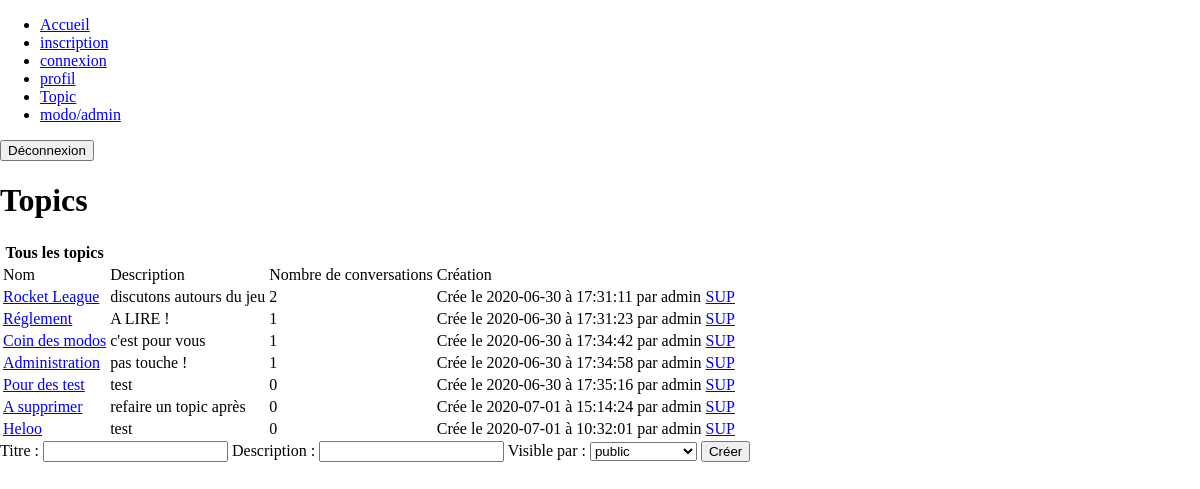
Screenshot of /topic.php (signed in) with the database file from the repository.
### tables this page shows
CREATE TABLE IF NOT EXISTS `topics` (
  `id` int(11) NOT NULL AUTO_INCREMENT,
  `id_utilisateur` int(11) NOT NULL,
  `titre` varchar(140) NOT NULL,
  `description` varchar(255) NOT NULL,
  `id_confidentialite` int(11) NOT NULL,
  `date` datetime NOT NULL DEFAULT current_timestamp(),
  PRIMARY KEY (`id`)
);

CREATE TABLE IF NOT EXISTS `utilisateurs` (
  `id` int(11) NOT NULL AUTO_INCREMENT,
  `login` varchar(80) NOT NULL,
  `mdp` varchar(80) NOT NULL,
  `nom` varchar(255) NOT NULL,
  `prenom` varchar(255) NOT NULL,
  `mail` varchar(255) NOT NULL,
  `avatar` varchar(255) DEFAULT NULL,
  `id_confidentialite` int(11) NOT NULL DEFAULT 2,
  PRIMARY KEY (`id`)
);

### include/php_topic.php (called while the page is built, shortened)
<?php
    require_once 'fonctions/fonction_global.php';
    require_once 'fonctions/fonction_topic.php';
    $connexionbdd = connexionbdd();
    $requete_rang = "SELECT * FROM confidentialite";
    $query_rang = mysqli_query($connexionbdd, $requete_rang);
            if(isset($_SESSION["id_confidentialite"]) && ($_SESSION["id_confidentialite"]==3 || $_SESSION["id_confidentialite"]==4))
                {
                    $requete_topic = "SELECT * FROM utilisateurs INNER JOIN topics ON topics.id_utilisateur=utilisateurs.id";
                }
    $query_topic = mysqli_query($connexionbdd, $requete_topic);
    $topics= mysqli_fetch_all($query_topic, MYSQLI_ASSOC);
?>

### topic.php (the view, shortened to what this page needs)
<?php
    include 'include/php_topic.php';
?>
<!DOCTYPE html>
<html>
<head>
    <link rel="stylesheet" href="css/style.css"/>
</head>
<body>
    <header>
        <?php include 'include/header.php';?>
    </header>
    <main>
        <h1>Topics</h1>
        <table>
            <thead>
                <tr>
                    <th>Tous les topics</th>
                </tr>
            </thead>
            <tbody>
                <tr>
                    <td>Nom</td>
                    <td>Description</td>
                    <td>Nombre de conversations</td>
                    <td>Création</td>
                </tr>
                <?php
                    foreach($topics as $nbtopic => $info_topic)
                        {
                            ?>
                            <tr>
                                <td><a href="conversation.php?id_topic=<?php echo $info_topic["id"];?>"><?php echo $info_topic["titre"];?></a></td>
                                <td><?php echo $info_topic["description"];?></td>
                                <?php count_conv($info_topic);?>
                                <td><?php date_topic($info_topic);?> par <?php echo$info_topic["login"];?></td>
                                <?php suppressiontopic($info_topic);?>
                            </tr>
                            <?php
                        }
                ?>
            </tbody>
        </table>
        <?php
            form_topic($rang);
                ?>
    </main>
</body>
</html>

### fonctions/fonction_topic.php
<?php
function count_conv($info_topic)
    {
        $id = $info_topic["id"];
        $connexionbdd = connexionbdd();
        $requete_conv = "SELECT COUNT(id) FROM conversations WHERE id_topic=$id";
        $query_conv = mysqli_query($connexionbdd, $requete_conv);
        $count_conv = mysqli_fetch_all($query_conv, MYSQLI_ASSOC);
        ?>
            <td><?php echo $count_conv[0]["COUNT(id)"];?></td>
        <?php
        return $count_conv;
    }
function date_topic($info_topic)
    {
        $date = explode(" ", $info_topic["date"]);
        $jour = $date[0];
        $heure = $date[1];
        echo "Crée le " . $jour . " à " . $heure;
    }
function form_topic($rang)
    {
        if(isset($_SESSION["id_confidentialite"]) && ($_SESSION["id_confidentialite"]==3 || $_SESSION["id_confidentialite"]==4))
                {
                    ?>
                    <form action="topic.php" method="POST">
                        <label for="titre">Titre :</label>
                        <input type="text" id="titre" name="titre" required>
                        <label for="description" >Description :</label>
                        <input type="text" id="description" name="description" required>
                        <label for="acces">Visible par :</label>
                        <select name="acces" id="acces" required>
                        <?php
                            foreach($rang as $role => $info_rang)
                                {
                                    ?>
                                    <option value="<?php echo $info_rang["id"];?>"><?php echo $info_rang["rang"];?></option>
                                    <?php
                                }
                        ?>
                        </select>
                        <input type="submit" name="ajout_topic" value="Créer">
                    </form>
                    <?php
                }
    }
function suppressiontopic($info_topic)
    {
        if(isset($_SESSION["id_confidentialite"]) && $_SESSION["id_confidentialite"]==4)
            {
                ?>
                <td><a href="include/suppression.php?sup_topic=<?php echo $info_topic["id"];?>">SUP</a></td>
                <?php
            }
    }
?>

### css/style.css (style rules this page uses)
html { margin: 0; height: 100%; }
body { display: flex; flex-direction: column; margin: 0; height: 100%; }

### rows the page displays
topics: titre "Rocket League", description "discutons autours du jeu", COUNT "2", date "2020-06-30", date "17:31:11", id_utilisateur.login "admin"
topics: titre "Réglement", description "A LIRE !", COUNT "1", date "2020-06-30", date "17:31:23", id_utilisateur.login "admin"
topics: titre "Coin des modos", description "c'est pour vous", COUNT "1", date "2020-06-30", date "17:34:42", id_utilisateur.login "admin"
topics: titre "Administration", description "pas touche !", COUNT "1", date "2020-06-30", date "17:34:58", id_utilisateur.login "admin"
topics: titre "Pour des test", description "test", COUNT "0", date "2020-06-30", date "17:35:16", id_utilisateur.login "admin"
topics: titre "A supprimer", description "refaire un topic après", COUNT "0", date "2020-07-01", date "15:14:24", id_utilisateur.login "admin"
topics: titre "Heloo", description "test", COUNT "0", date "2020-07-01", date "10:32:01", id_utilisateur.login "admin"

### other values shown
form field acces "public"
